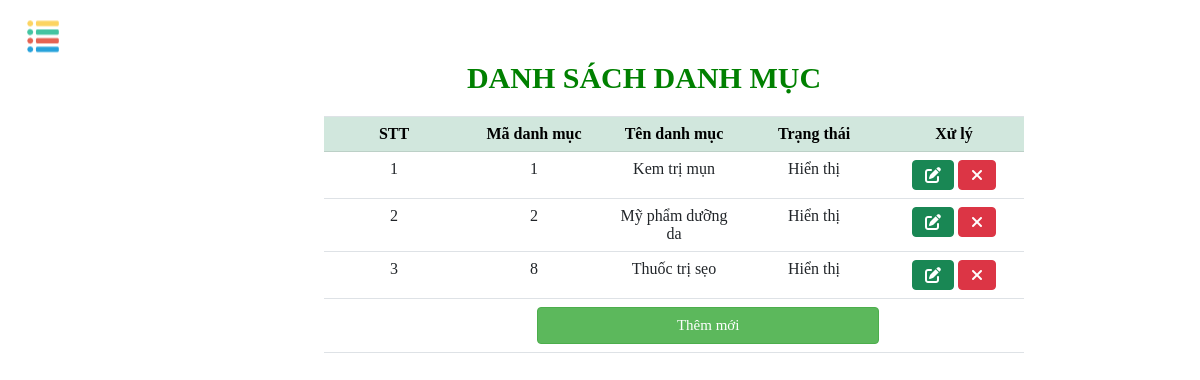
Before: /admin/index.php?url=qldm (signed in) with the older database file.
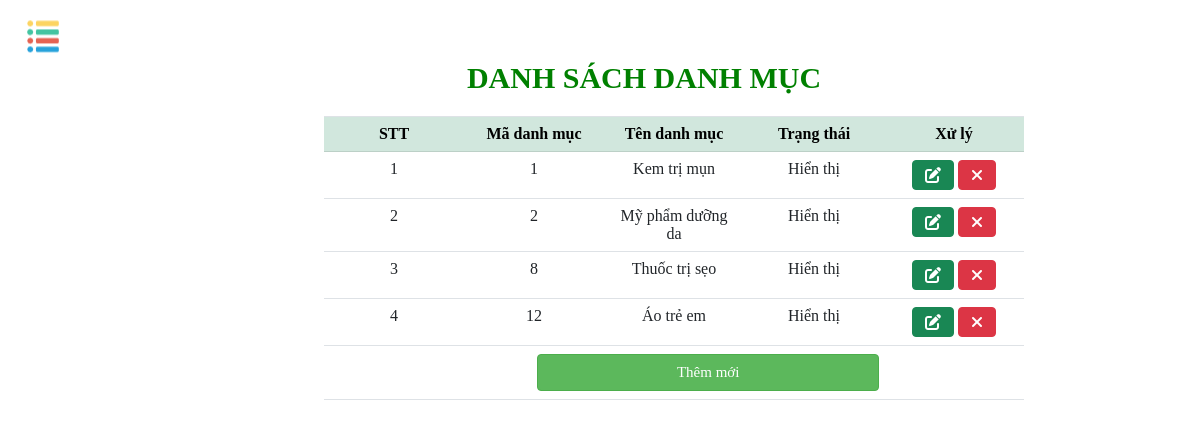
After: the same page with the newer database file.
### tables this page shows
CREATE TABLE `danhmuc` (
  `MaDM` int(11) NOT NULL,
  `TenDM` varchar(100) NOT NULL,
  `TrangThai` int(11) NOT NULL
);

### admin/QLDM/DsDM.php (the view, shortened to what this page needs)
<!DOCTYPE html>
<html lang="en">
<head>
    <link href="https://cdn.jsdelivr.net/npm/bootstrap@5.1.0/dist/css/bootstrap.min.css" rel="stylesheet">
    <link rel="stylesheet" href="https://cdnjs.cloudflare.com/ajax/libs/limontesweetalert2/7.2.0/sweetalert2.min.css"/>
    <link  rel="stylesheet" href="./assets/css/QLDM/qldm.css"/>
</head>
<body>
    <div class="container-qldm">
    <h1 class="title">DANH SÁCH DANH MỤC</h1>
    <table class="table table-hover table-qldm">
        <tr class="table-success">
            <th>STT</th>
            <th>Mã danh mục</th>
            <th>Tên danh mục</th>
            <th>Trạng thái</th>
            <th>Xử lý</th>
        </tr>
    <?php
        include "../admin/connect.php";
        $sql = "select * from danhmuc";
        $result = mysqli_query($conn,$sql);
        if(mysqli_num_rows($result)>0){
            $count = 0;
        while($row = mysqli_fetch_assoc($result) ){
            $count++;
    ?>
        <tr>
            <td><?php echo $count ?></td>
            <td><?php echo $row["MaDM"] ?></td>
            <td><?php echo $row["TenDM"] ?></td>
            <td><?php echo($row["TrangThai"] == 1)?  "Hiển thị": "Ẩn" ?></td>
            <td>
                <a href="./index.php?url=suadm&id=<?php echo $row["MaDM"];?>" class="btn btn-success"><i class="fas fa-edit"></i></a>
                <a href="./index.php?url=xoadm&id=<?php echo $row["MaDM"];?>" class="btn btn-danger" onclick="return xoa('<?php echo $row['TenDM'];?>')"><i class="fas fa-times"></i></a>
            </td>
        </tr>
    <?php } }  ?>
            <td colspan="5" align="center">
                <button class="btn btn-secondary btn-themdm" type="submit" onclick="myFunction()">Thêm mới </button>
            </td>
    </table>
    </div>
</body>
</html>

Changed rows visible on the page:
added danhmuc: MaDM "12", TenDM "Áo trẻ em", TrangThai "Hiển thị"
